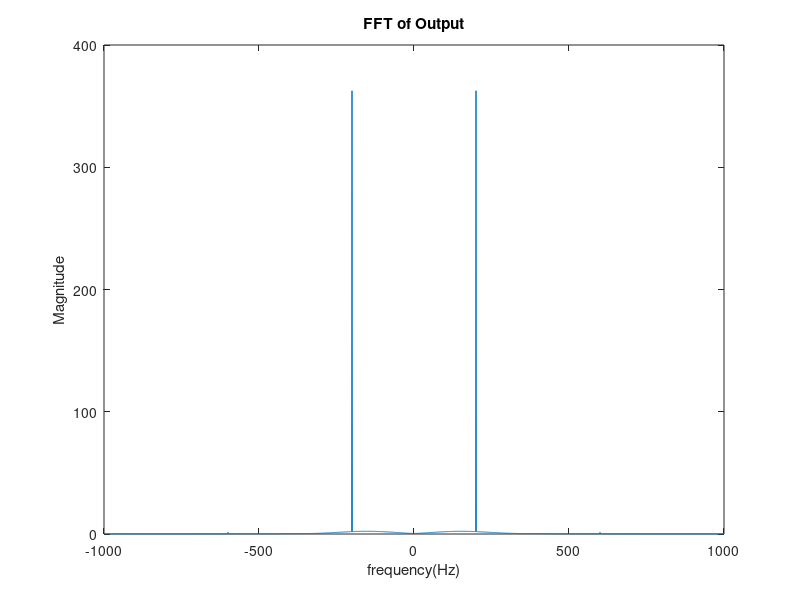

MATLAB code for this plot:
%This code will plot the FFT of the output

clc;
clear all;
close all;

sf = 2^-15;
fs = 2000;

data = importdata('filter_output_comb1.txt') ; 
output_original = data.*sf;

FFT_xn = fftshift(fft(output_original));
freq = -fs/2:fs/2000:(fs/2-fs/2000);

figure();
plot(freq,abs(FFT_xn)); %plotting the FFT
title('FFT of Output');
xlabel('frequency(Hz)');
ylabel('Magnitude');